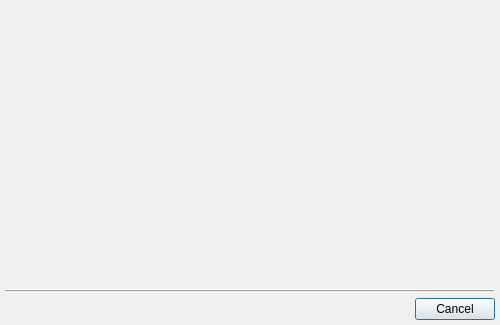
<ui version="4.0" >
 <class>CommandDialogClass</class>
 <widget class="QDialog" name="CommandDialogClass" >
  <property name="geometry" >
   <rect>
    <x>0</x>
    <y>0</y>
    <width>500</width>
    <height>325</height>
   </rect>
  </property>
  <layout class="QVBoxLayout" >
   <property name="margin" >
    <number>5</number>
   </property>
   <item>
    <widget class="QLabel" name="lblInfo" >
     <property name="alignment" >
      <set>Qt::AlignCenter</set>
     </property>
    </widget>
   </item>
   <item>
    <widget class="QWidget" native="1" name="wdtForm" >
     <property name="sizePolicy" >
      <sizepolicy vsizetype="Expanding" hsizetype="Expanding" >
       <horstretch>0</horstretch>
       <verstretch>0</verstretch>
      </sizepolicy>
     </property>
    </widget>
   </item>
   <item>
    <widget class="QFrame" name="frame" >
     <property name="frameShape" >
      <enum>QFrame::HLine</enum>
     </property>
     <property name="frameShadow" >
      <enum>QFrame::Raised</enum>
     </property>
    </widget>
   </item>
   <item>
    <widget class="QDialogButtonBox" name="dbbButtons" >
     <property name="standardButtons" >
      <set>QDialogButtonBox::Cancel</set>
     </property>
    </widget>
   </item>
  </layout>
 </widget>
 <layoutdefault spacing="6" margin="11" />
 <resources/>
 <connections/>
</ui>
